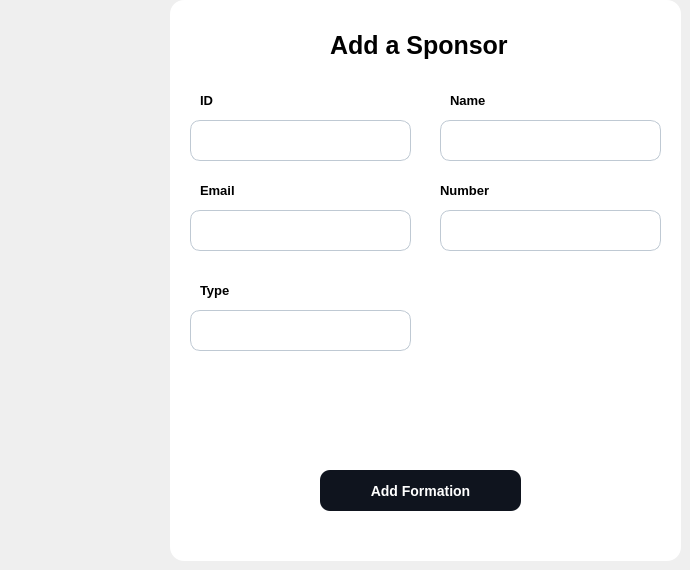
              <widget class="QWidget" name="page_19">
               <widget class="QGroupBox" name="groupBox_11">
                <property name="geometry">
                 <rect>
                  <x>170</x>
                  <y>0</y>
                  <width>511</width>
                  <height>561</height>
                 </rect>
                </property>
                <property name="styleSheet">
                 <string notr="true">background-color :white ; 
border-radius :14px ; 
border: 0 px ; 	</string>
                </property>
                <property name="title">
                 <string/>
                </property>
                <widget class="QLabel" name="title1_14">
                 <property name="geometry">
                  <rect>
                   <x>160</x>
                   <y>30</y>
                   <width>211</width>
                   <height>31</height>
                  </rect>
                 </property>
                 <property name="styleSheet">
                  <string notr="true">QLabel {
	font-size: 25px ; 
	font-weight:bold ; 
	
}</string>
                 </property>
                 <property name="text">
                  <string>Add a Sponsor</string>
                 </property>
                </widget>
                <widget class="QLabel" name="label_82">
                 <property name="geometry">
                  <rect>
                   <x>30</x>
                   <y>90</y>
                   <width>21</width>
                   <height>21</height>
                  </rect>
                 </property>
                 <property name="styleSheet">
                  <string notr="true">font-size:13px;
font-weight:bold ; </string>
                 </property>
                 <property name="text">
                  <string>ID</string>
                 </property>
                </widget>
                <widget class="QLabel" name="label_83">
                 <property name="geometry">
                  <rect>
                   <x>280</x>
                   <y>90</y>
                   <width>41</width>
                   <height>21</height>
                  </rect>
                 </property>
                 <property name="styleSheet">
                  <string notr="true">font-size:13px;
font-weight:bold ; </string>
                 </property>
                 <property name="text">
                  <string>Name</string>
                 </property>
                </widget>
                <widget class="QLineEdit" name="id_sponsor">
                 <property name="geometry">
                  <rect>
                   <x>20</x>
                   <y>120</y>
                   <width>221</width>
                   <height>41</height>
                  </rect>
                 </property>
                 <property name="styleSheet">
                  <string notr="true">QLineEdit {
	background-color:white ; 
	border-radius:10px ; 
	font-size:13px ; 
	padding-left : 15px ; 
	border:1px solid #BFC9D3 ; 
}</string>
                 </property>
                </widget>
                <widget class="QLineEdit" name="name_sponsor">
                 <property name="geometry">
                  <rect>
                   <x>270</x>
                   <y>120</y>
                   <width>221</width>
                   <height>41</height>
                  </rect>
                 </property>
                 <property name="styleSheet">
                  <string notr="true">QLineEdit {
	background-color:white ; 
	border-radius:10px ; 
	font-size:13px ; 
	padding-left : 15px ; 
	border:1px solid #BFC9D3 ; 
}</string>
                 </property>
                </widget>
                <widget class="QLabel" name="label_84">
                 <property name="geometry">
                  <rect>
                   <x>30</x>
                   <y>180</y>
                   <width>101</width>
                   <height>21</height>
                  </rect>
                 </property>
                 <property name="styleSheet">
                  <string notr="true">font-size:13px;
font-weight:bold ; </string>
                 </property>
                 <property name="text">
                  <string>Email</string>
                 </property>
                </widget>
                <widget class="QPushButton" name="add_sponsor">
                 <property name="geometry">
                  <rect>
                   <x>150</x>
                   <y>470</y>
                   <width>201</width>
                   <height>41</height>
                  </rect>
                 </property>
                 <property name="cursor">
                  <cursorShape>PointingHandCursor</cursorShape>
                 </property>
                 <property name="styleSheet">
                  <string notr="true">QPushButton {
	background-color:#0F141E ; 
	border-radius:10px ; 
	color : white ; 
	font-size:14px ; 
	font-weight:bold; 
}

QPushButton::hover {
	background-color:#4AC7EA ; 
	color:white ; 
}</string>
                 </property>
                 <property name="text">
                  <string>Add Formation</string>
                 </property>
                </widget>
                <widget class="QLineEdit" name="email_sponsor">
                 <property name="geometry">
                  <rect>
                   <x>20</x>
                   <y>210</y>
                   <width>221</width>
                   <height>41</height>
                  </rect>
                 </property>
                 <property name="styleSheet">
                  <string notr="true">QLineEdit {
	background-color:white ; 
	border-radius:10px ; 
	font-size:13px ; 
	padding-left : 15px ; 
	border:1px solid #BFC9D3 ; 

}</string>
                 </property>
                </widget>
                <widget class="QLineEdit" name="number_sponsor">
                 <property name="geometry">
                  <rect>
                   <x>270</x>
                   <y>210</y>
                   <width>221</width>
                   <height>41</height>
                  </rect>
                 </property>
                 <property name="styleSheet">
                  <string notr="true">QLineEdit {
	background-color:white ; 
	border-radius:10px ; 
	font-size:13px ; 
	padding-left : 15px ; 
	border:1px solid #BFC9D3 ; 

}</string>
                 </property>
                </widget>
                <widget class="QLabel" name="label_86">
                 <property name="geometry">
                  <rect>
                   <x>270</x>
                   <y>180</y>
                   <width>141</width>
                   <height>21</height>
                  </rect>
                 </property>
                 <property name="styleSheet">
                  <string notr="true">font-size:13px;
font-weight:bold ; </string>
                 </property>
                 <property name="text">
                  <string>Number</string>
                 </property>
                </widget>
                <widget class="QLabel" name="label_88">
                 <property name="geometry">
                  <rect>
                   <x>30</x>
                   <y>280</y>
                   <width>101</width>
                   <height>21</height>
                  </rect>
                 </property>
                 <property name="styleSheet">
                  <string notr="true">font-size:13px;
font-weight:bold ; </string>
                 </property>
                 <property name="text">
                  <string>Type</string>
                 </property>
                </widget>
                <widget class="QLineEdit" name="type_sponsor">
                 <property name="geometry">
                  <rect>
                   <x>20</x>
                   <y>310</y>
                   <width>221</width>
                   <height>41</height>
                  </rect>
                 </property>
                 <property name="styleSheet">
                  <string notr="true">QLineEdit {
	background-color:white ; 
	border-radius:10px ; 
	font-size:13px ; 
	padding-left : 15px ; 
	border:1px solid #BFC9D3 ; 

}</string>
                 </property>
                </widget>
               </widget>
              </widget>
